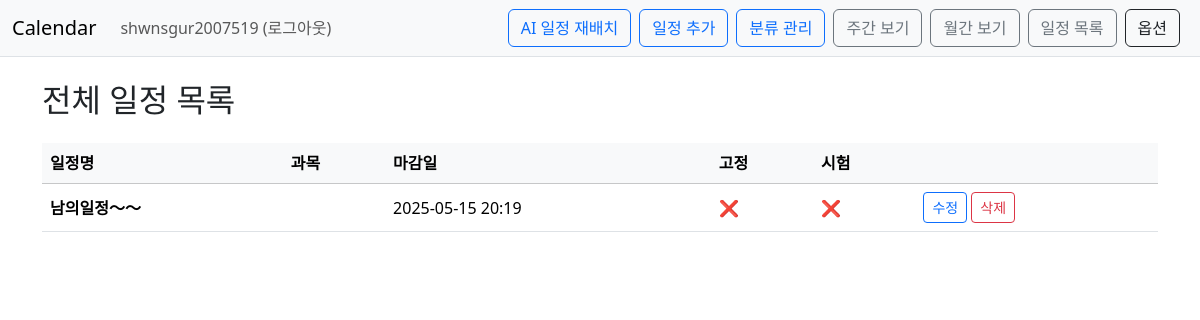
The app's page /calendar/schedule/list/ (signed in) with its own data.
### Calendar/models.py (models this page shows, shortened)
class Schedule(models.Model):
    owner=models.ForeignKey(User, on_delete=models.CASCADE)
    task_name=models.CharField(max_length=50)
    duration_minutes=models.IntegerField(null=True, blank=True)
    difficulty=models.IntegerField(null=True, blank=True)
    importance=models.IntegerField(null=True, blank=True)
    task_type = models.ForeignKey('ScheduleType', null=True, blank=True, on_delete=models.SET_NULL)
    subject=models.CharField(max_length=50, blank=True)
    is_exam_task=models.BooleanField(default=False)
    deadline=models.DateTimeField(null=True ,blank=True)
    start_time=models.DateTimeField(null=True ,blank=True)
    end_time=models.DateTimeField(null=True ,blank=True)
    is_fixed=models.BooleanField(default=False)
    exam=models.ForeignKey('self',default=None, on_delete=models.SET_DEFAULT, null=True ,blank=True)
    color = models.CharField(max_length=7, blank=True, default='#6c8df5')
    is_done = models.BooleanField(default=False)

### Calendar/views.py (the view)
# urls.py: path('schedule/list/', views.schedule_list, name='schedule_list'),
@login_required(login_url='common:login')
def schedule_list(request):
    schedules = Schedule.objects.filter(owner=request.user).order_by('deadline')
    return render(request, 'calendar/schedule_list_page.html', {'schedules': schedules})

### templates/calendar/schedule_list_page.html
{% extends 'base.html' %}
{% block content %}
<div class="container py-4">
  <h2 class="mb-4">전체 일정 목록</h2>
  <table class="table table-hover align-middle">
    <thead class="table-light">
      <tr>
        <th>일정명</th>
        <th>과목</th>
        <th>마감일</th>
        <th>고정</th>
        <th>시험</th>
        <th></th>
      </tr>
    </thead>
    <tbody>
      {% for item in schedules %}
      <tr>
        <td class="fw-bold">{{ item.task_name }}</td>
        <td>{{ item.subject }}</td>
        <td>{{ item.deadline|date:"Y-m-d H:i" }}</td>
        <td>{{ item.is_fixed|yesno:"✅,❌" }}</td>
        <td>{{ item.is_exam_task|yesno:"📘,❌" }}</td>
        <td>
          <a href="{% url 'calendar:schedule_edit' item.id %}?next={{ request.get_full_path }}" class="btn btn-sm btn-outline-primary">수정</a>
          <a href="{% url 'calendar:schedule_delete' item.id %}" class="btn btn-sm btn-outline-danger">삭제</a>
        </td>
      </tr>
      {% empty %}
      <tr><td colspan="6" class="text-center text-muted">등록된 일정이 없습니다.</td></tr>
      {% endfor %}
    </tbody>
  </table>
</div>
{% endblock %}

### templates/base.html (shortened to what this page needs)
{% load static %}
<!doctype html>
<html lang="ko">
<head>
    <link rel="stylesheet" type="text/css" href="{% static 'bootstrap.min.css' %}">
</head>
<body>
<nav class="navbar navbar-expand-lg navbar-light bg-light border-bottom">
    <div class="container-fluid">
        <a class="navbar-brand" href="{% url 'calendar:index' %}">Calendar</a>
        <div class="collapse navbar-collapse" id="navbarSupportedContent">
            <ul class="navbar-nav me-auto mb-2 mb-lg-0">
                <li class="nav-item">
                    {% if user.is_authenticated %}
                        <a class="nav-link" href="{% url 'common:logout' %}">{{ user.username }} (로그아웃)</a>
                    {% else %}
                        <a class="nav-link" href="{% url 'common:login' %}">로그인</a>
                    {% endif %}
                </li>
            </ul>
            <div class="d-flex align-items-center flex-wrap">
                <a class="btn btn-outline-primary me-2" href="{% url 'calendar:schedule_replace'%}">AI 일정 재배치</a>
                <a class="btn btn-outline-primary me-2" href="{% url 'calendar:schedule_create' %}">일정 추가</a>
                <a href="{% url 'calendar:schedule_type_list' %}" class="btn btn-outline-primary me-2">분류 관리</a>
                <a class="btn btn-outline-secondary me-2" href="{% url 'calendar:schedule_week' %}">주간 보기</a>
                <a class="btn btn-outline-secondary me-2" href="{% url 'calendar:index' %}">월간 보기</a>
                <a class="btn btn-outline-secondary me-2" href="{% url 'calendar:schedule_list' %}">일정 목록</a>
                <button class="btn btn-outline-dark me-2" type="button" data-bs-toggle="collapse"
                        data-bs-target="#calendarOptions" aria-expanded="false" aria-controls="calendarOptions">
                    옵션
                </button>
            </div>
        </div>
    </div>
</nav>
{% block content %}
{% endblock %}
</body>
</html>

### records on screen
Schedule: task_name "남의일정～～", deadline "2025-05-15 20:19", is_fixed "❌", is_exam_task "❌"

### other values on screen
{{ user.username }} "shwnsgur2007519"
